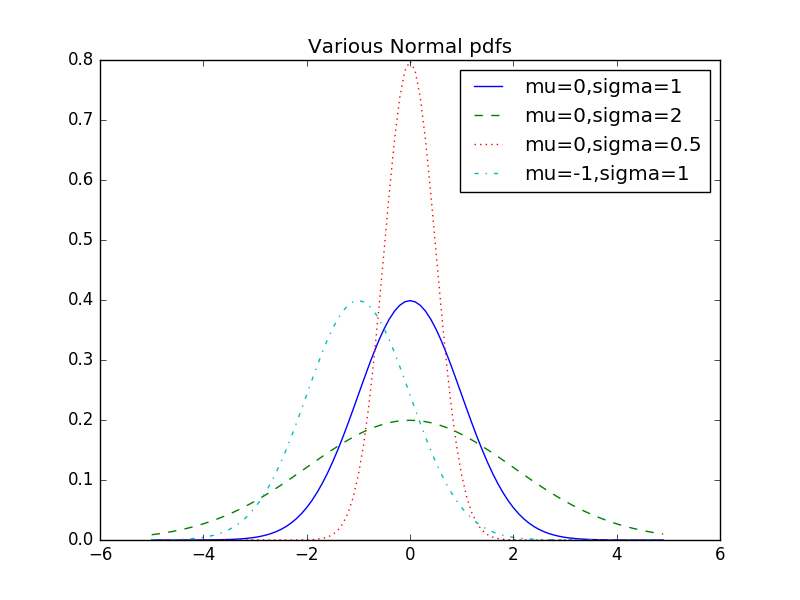

Generate this figure with Python:
import matplotlib.pyplot as plt
import math

def normal_pdf(x, mu=0, sigma=1):
	sqrt_two_pi = math.sqrt(2 * math.pi)
	return (math.exp(-(x-mu) ** 2 / 2 / sigma ** 2) / (sqrt_two_pi * sigma))


xs = [x / 10.0 for x in range(-50, 50)]
plt.plot(xs,[normal_pdf(x,sigma=1) for x in xs],'-',label='mu=0,sigma=1')
plt.plot(xs,[normal_pdf(x,sigma=2) for x in xs],'--',label='mu=0,sigma=2')
plt.plot(xs,[normal_pdf(x,sigma=0.5) for x in xs],':',label='mu=0,sigma=0.5')
plt.plot(xs,[normal_pdf(x,mu=-1)  for x in xs],'-.',label='mu=-1,sigma=1')
plt.legend()
plt.title("Various Normal pdfs")
plt.savefig('normal_distribution.png')
plt.show()


